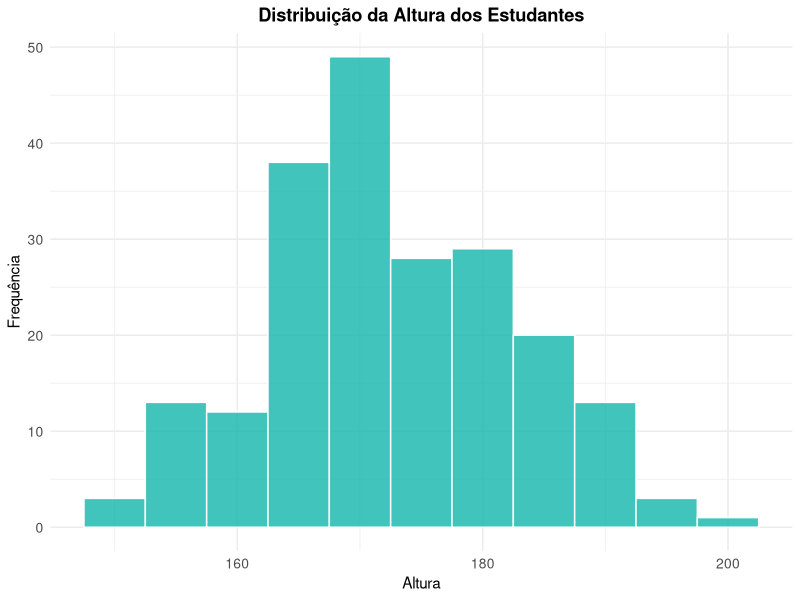
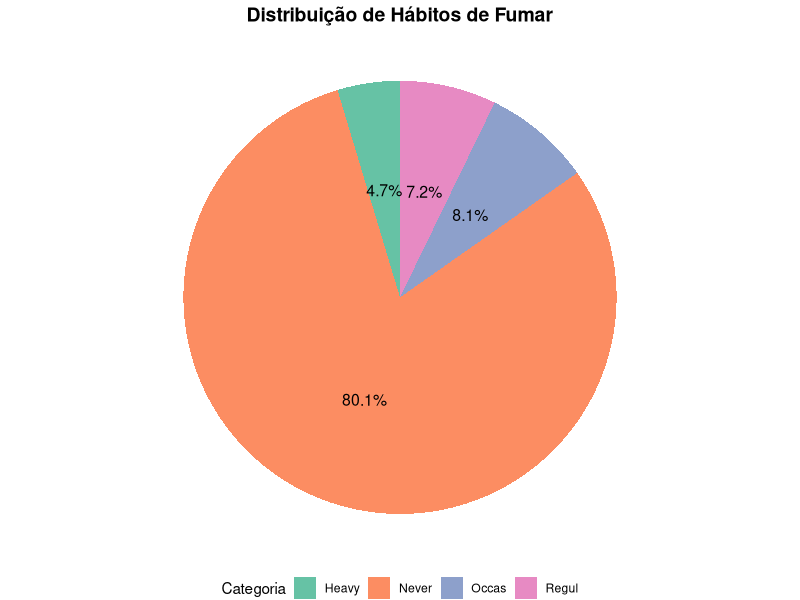
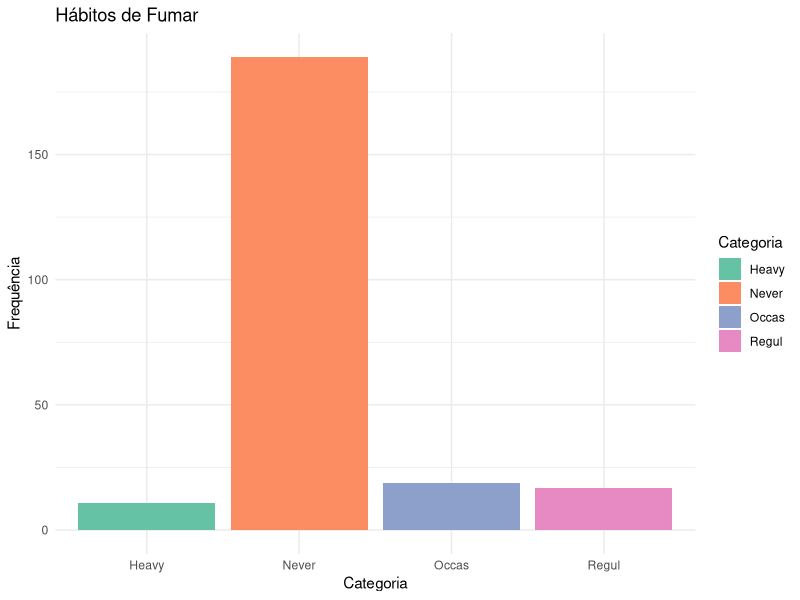
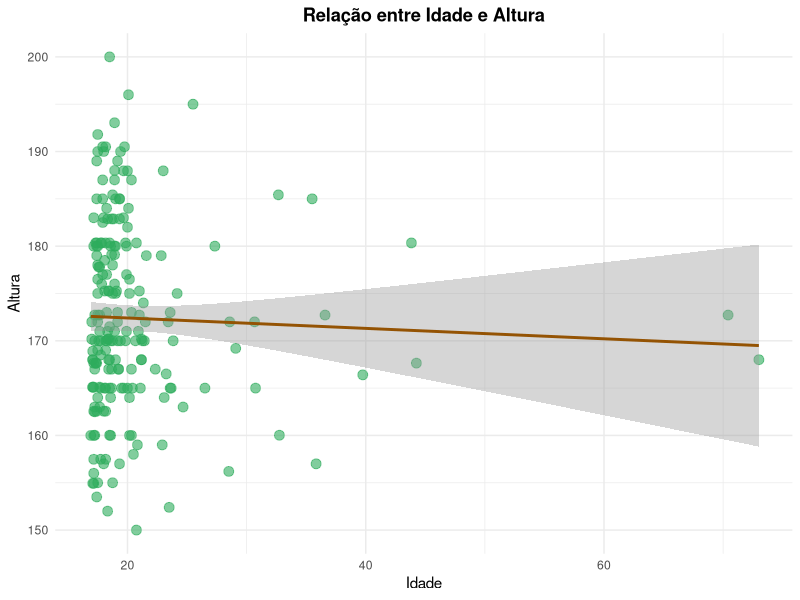

These figures' R source, in order:
#Importando o pacote de dados (MASS), o conjunto de dados (survey) e a bilbioteca ggplot2 para plotagem dos gráficos
library(ggplot2)
library(MASS)
data(survey)


#Histograma
ggplot(data = survey, aes(x = Height)) +
  geom_histogram(
    binwidth = 5,
    fill = "#12b5aa",
    color = "white",
    alpha = 0.8
  ) +
  labs(
    title = "Distribuição da Altura dos Estudantes",
    x = "Altura",
    y = "Frequência"
  ) +
  theme_minimal() +
  theme(
    plot.title = element_text(hjust = 0.5, face = "bold"),
    axis.text = element_text(size = 10)
  )


#Gráfico de Pizza
dados_fumo <- as.data.frame(table(survey$Smoke))
names(dados_fumo) <- c("Categoria", "Frequência")

ggplot(dados_fumo, aes(x = "", y = Frequência, fill = Categoria)) +
  geom_bar(stat = "identity", width = 1) +
  coord_polar("y", start = 0) +
  scale_fill_brewer(palette = "Set2") +
  labs(
    title = "Distribuição de Hábitos de Fumar",
    fill = "Categoria"
  ) +
  theme_void() +
  theme(
    plot.title = element_text(hjust = 0.5, size = 14, face = "bold"),
    legend.position = "bottom"
  ) +
  geom_text(aes(label = paste0(round(Frequência / sum(Frequência) * 100, 1), "%")), 
            position = position_stack(vjust = 0.5), size = 4)


#Gráfico de Barras
ggplot(dados_fumo, aes(x = Categoria, y = Frequência, fill = Categoria)) +
  geom_bar(stat = "identity") +
  scale_fill_brewer(palette = "Set2") +
  labs(title = "Hábitos de Fumar") +
  theme_minimal()


#Diagrama de Dispersão
ggplot(survey, aes(x = Age, y = Height)) +
  geom_point(
    color = "#2eab5c",
    size = 3,
    alpha = 0.6
  ) +
  geom_smooth(
    method = "lm",
    color = "#945303"
  ) +
  labs(
    title = "Relação entre Idade e Altura",
    x = "Idade",
    y = "Altura"
  ) +
  theme_minimal() +
  theme(
    plot.title = element_text(hjust = 0.5, face = "bold")

  )
